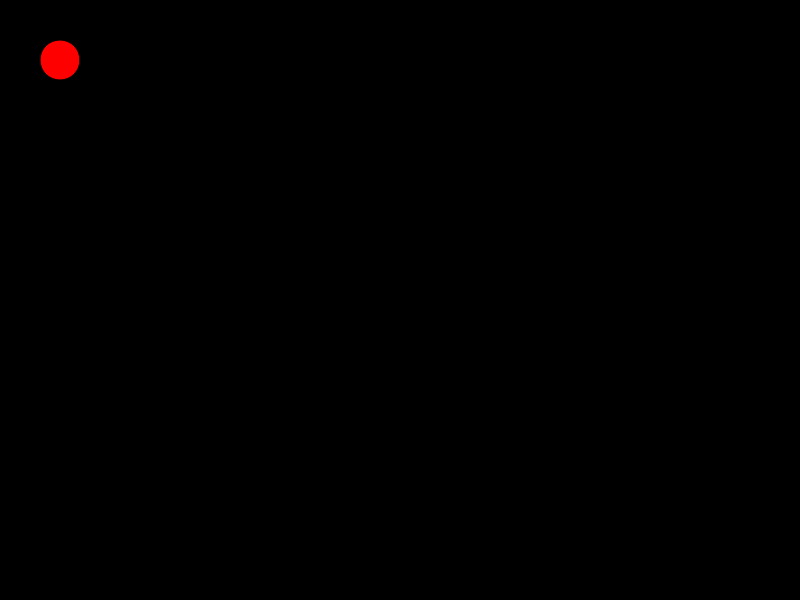
Frame 1 (no input)
Frame 60 (no input): identical to frame 1, image omitted
Frame 120 (the mouse pressed at the canvas centre since frame 60): identical to frame 1, image omitted

The p5.js sketch that drew this single still picture (run headless with seeded random() and noise() and a simulated clock; from frame 60 on, the mouse is pressed at the canvas centre):

// p5.js sketch
// ── sketch.js
let GRAVITY = 9.8; // 9.8 meters / second^2

class Ball {
  
  // Called when we create a new ball.
  constructor(xPosition, yPosition, radius) {
    
    // Holds the position of the ball.
    this.position = createVector(xPosition, yPosition);
    
    // Holds the velocity of the ball.
    this.velocity = createVector(0, 0);
    
    // Holds the acceleration of the ball. We set the y to gravity as a default.
    this.acceleration = createVector(0, GRAVITY);
    
    // Sets the radius of the ball.
    this.radius = radius;
  }

  update() {
    /*  Add our acceleration to the ball's velocity. We add the accelerations divided by 30
    because our timestep is 30 times in a second. In order to get a velocity of 9.8 m/s^2 after
    1 second, we need to account for the fact that we add the acceleration to the velocity 30
    times within a second.
    */
    this.velocity.div(30);


    /* This detects when our ball is on the ground (when the ball's y position + its diameter
      is greater than the canvas' height + its radius / 2. In this environment, +y is down, -y is       up. However, +x is still right and -x is still left.
    */
    if (this.position.y + this.radius * 2 > height + this.radius / 2) {
      this.velocity.y = 0;
    }

    /* Notice that before this we check to see if the ball is on the ground, and if it is, set         the velocity to 0. Had we not done that, the velocity would be added here.
    */
    this.position.add(this.velocity);
  }

  draw() {
    fill(255, 0, 0);
    circle(this.position.x, this.position.y, this.radius * 2); // circle function takes diameter.
  }
}

// Our first and only ball in a lonely world. Has a x and y position of 60, 60 respectively, and
// a radius of 20.
let ball;

/*
  First function called in p5.js. Creates a simple canvas to which we can draw to.
*/
function setup() {
  ball = new Ball(60, 60, 20);
  createCanvas(800, 600);
}

/*
  Draws our canvas that we created above. This is called 30 times a second, so be careful what you do in here as it gets repeated very frequently.
*/
function draw() {
  background(0, 0, 0); // rgb = 0, 0, 0 for black.
  ball.update();
  ball.draw();
  // It's good practice to update first and then draw the result.
}
